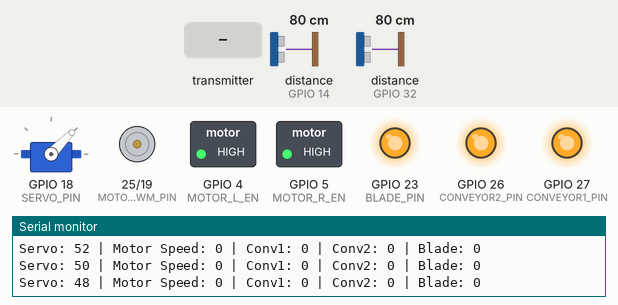
Bench run of a sketch on a simulated ESP32. On the bench: servo, motor-driver pin pairs drawn as motors (green arrow = first pin HIGH = forward, orange = second pin HIGH = backward, longer = more drive), switched loads named in the sketch (green lamp = pin HIGH), output pins drawn as LEDs (lit = HIGH), the last lines printed to the serial monitor. Wiring (inferred from the names in the program): 2 × ultrasonic range finder: trigger GPIO 12, echo GPIO 14 / trigger GPIO 33, echo GPIO 32. The inputs (shaded band) are chosen by the test bench; at power-on: distance to the obstacle (sensors on GPIO 14, GPIO 32) 80 cm. The echo pulse lasts 58.3 µs per cm; pins used as bus, display or sensor lines are not drawn.

Above: at 1.29 s.
1.3 s: the transmitter starts sending joyX = 4095
4.3 s: the transmitter starts sending conv1 = 1
At 5.2 s:
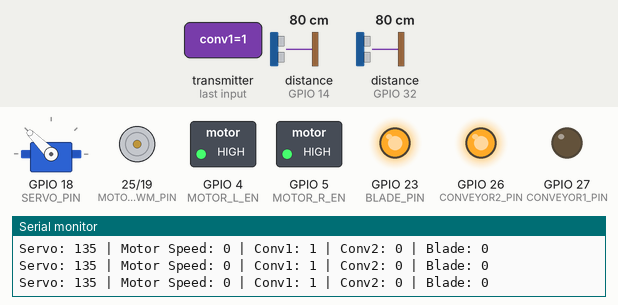
5.8 s: the transmitter starts sending conv2 = 1
At 6.3 s:
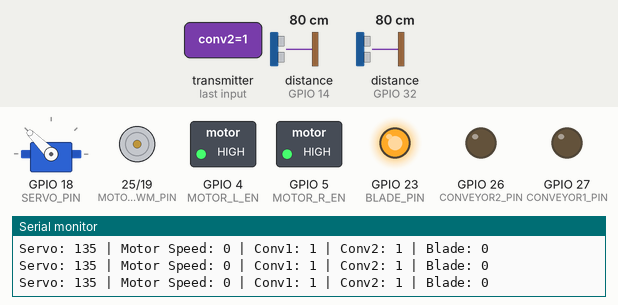
7.3 s: the transmitter starts sending blade = 1
At 8.5 s:
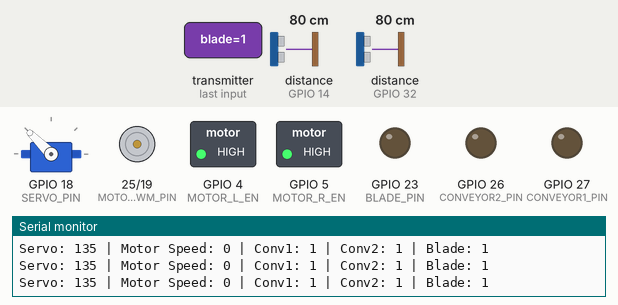
8.8 s: the transmitter starts sending wheelSpeed = 1024
At 9.8 s:
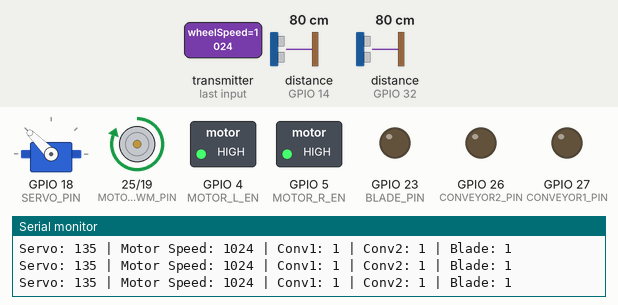
10.3 s: the transmitter starts sending joyY = 4095
At 10.9 s:
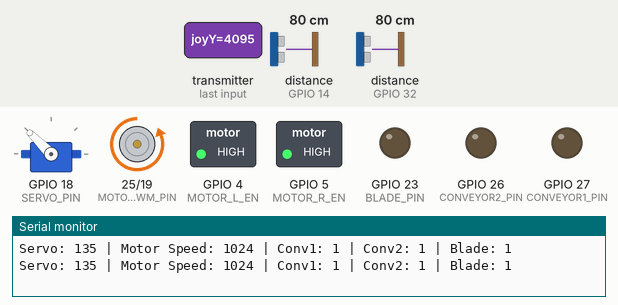
Timing chart, 0 to 12.8 s (numbered marks = the images above; inputs shaded):
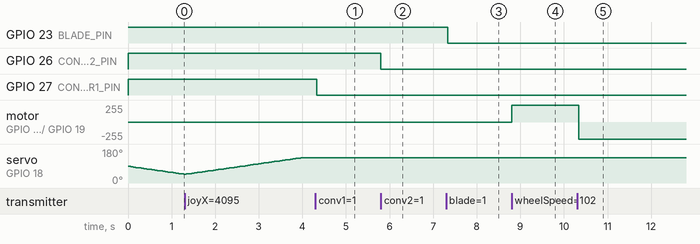

Measured:
- after the input at 4.3 s, GPIO 27 (CONVEYOR1_PIN): HIGH → LOW at once
- after the input at 5.8 s, GPIO 26 (CONVEYOR2_PIN): HIGH → LOW at once
- after the input at 7.3 s, GPIO 23 (BLADE_PIN): HIGH → LOW at once
- after the input at 8.8 s, motor on GPIO 25 (MOTOR_LPWM_PIN) / GPIO 19 (MOTOR_RPWM_PIN): stopped → forward 255/255 at once
- after the input at 10.3 s, motor on GPIO 25 (MOTOR_LPWM_PIN) / GPIO 19 (MOTOR_RPWM_PIN): forward 255/255 → backward 255/255 at once

The sketch:

Apparatus.ino
```cpp
#include <Arduino.h>
#include <WiFi.h>
#include <esp_now.h>
#include <ESP32Servo.h>

// ----- Pin Assignments -----
#define SENSOR1_TRIG 12
#define SENSOR1_ECHO 14
#define SENSOR2_TRIG 33
#define SENSOR2_ECHO 32

#define BLADE_PIN     23   // Blade relay
#define CONVEYOR1_PIN 27   // Conveyor 1 relay
#define CONVEYOR2_PIN 26   // Conveyor 2 relay

#define MOTOR_LPWM_PIN 25  // Forward
#define MOTOR_RPWM_PIN 19  // Backward
#define MOTOR_L_EN     4   // Left Enable
#define MOTOR_R_EN     5   // Right Enable

#define SERVO_PIN      18  // Steering

// ----- Controller MAC -----
uint8_t controllerMAC[] = {0x6C, 0xC8, 0x40, 0x45, 0x00, 0xB8};

// ----- Servo Object -----
Servo steeringServo;

// ----- Data Structures -----
typedef struct {
  int joyX;
  int joyY;
  bool joyPressed;
  bool conv1;
  bool conv2;
  bool blade;
  int wheelSpeed; // 0-100
  float battery;
} ControllerData;

typedef struct {
  int palayCount;
  bool sackFull;
  bool sackEmpty;
} DeviceData;

ControllerData receivedData;
DeviceData dataToSend;

// ----- Variables -----
int servoAngle = 90; // current servo angle
const int servoMin = 45;
const int servoMax = 135;

// States received from controller (no need to toggle here!)
bool bladeState = false;
bool conv1State = false;
bool conv2State = false;
int wheelSpeedState = 0;

// ----- Motor Control -----
void setMotorSpeed(int speedPercent, int joyY) {
  int pwmVal = map(speedPercent, 0, 100, 0, 255);

  if (joyY < 1800) {          // Forward
    analogWrite(MOTOR_LPWM_PIN, pwmVal);
    analogWrite(MOTOR_RPWM_PIN, 0);
  } else if (joyY > 3000) {   // Backward
    analogWrite(MOTOR_LPWM_PIN, 0);
    analogWrite(MOTOR_RPWM_PIN, pwmVal);
  } else {                    // Stop
    analogWrite(MOTOR_LPWM_PIN, 0);
    analogWrite(MOTOR_RPWM_PIN, 0);
  }
}

// ----- Ultrasonic -----
long readUltrasonicCM(int trigPin, int echoPin) {
  digitalWrite(trigPin, LOW);
  delayMicroseconds(2);
  digitalWrite(trigPin, HIGH);
  delayMicroseconds(10);
  digitalWrite(trigPin, LOW);
  long duration = pulseIn(echoPin, HIGH, 20000);
  long distance = duration * 0.034 / 2;
  return distance;
}

// ----- ESP-NOW Receive Callback -----
void OnDataRecv(const esp_now_recv_info_t *recv_info, const uint8_t *incomingData, int len) {
  memcpy(&receivedData, incomingData, sizeof(receivedData));

  // IMPORTANT: Controller already toggles the states!
  // Just copy the states directly - NO TOGGLE HERE!
  bladeState = receivedData.blade;
  conv1State = receivedData.conv1;
  conv2State = receivedData.conv2;
  wheelSpeedState = receivedData.wheelSpeed;

  Serial.print("Received -> Blade: "); Serial.print(bladeState);
  Serial.print(" | Conv1: "); Serial.print(conv1State);
  Serial.print(" | Conv2: "); Serial.print(conv2State);
  Serial.print(" | Speed: "); Serial.print(wheelSpeedState);
  Serial.print(" | JoyX: "); Serial.print(receivedData.joyX);
  Serial.print(" | JoyY: "); Serial.println(receivedData.joyY);
}

// ----- Send Data to Controller -----
void sendDeviceData() {
  long dist1 = readUltrasonicCM(SENSOR1_TRIG, SENSOR1_ECHO);
  long dist2 = readUltrasonicCM(SENSOR2_TRIG, SENSOR2_ECHO);

  dataToSend.palayCount = dist1 < 20 ? 1 : 0;
  dataToSend.sackFull = dist1 < 20 && dist2 < 20;
  dataToSend.sackEmpty = dist2 > 50;

  esp_now_send(controllerMAC, (uint8_t *)&dataToSend, sizeof(dataToSend));
}

// ----- Setup -----
void setup() {
  Serial.begin(115200);

  // Relay Pins (set HIGH first to keep relays OFF during init)
  pinMode(BLADE_PIN, OUTPUT);
  pinMode(CONVEYOR1_PIN, OUTPUT);
  pinMode(CONVEYOR2_PIN, OUTPUT);
  digitalWrite(BLADE_PIN, HIGH);      // Relay OFF
  digitalWrite(CONVEYOR1_PIN, HIGH);  // Relay OFF
  digitalWrite(CONVEYOR2_PIN, HIGH);  // Relay OFF

  pinMode(SENSOR1_TRIG, OUTPUT);
  pinMode(SENSOR1_ECHO, INPUT);
  pinMode(SENSOR2_TRIG, OUTPUT);
  pinMode(SENSOR2_ECHO, INPUT);

  // Motor pins
  pinMode(MOTOR_LPWM_PIN, OUTPUT);
  pinMode(MOTOR_RPWM_PIN, OUTPUT);
  pinMode(MOTOR_L_EN, OUTPUT);
  pinMode(MOTOR_R_EN, OUTPUT);
  digitalWrite(MOTOR_L_EN, HIGH);
  digitalWrite(MOTOR_R_EN, HIGH);

  // Servo
  steeringServo.attach(SERVO_PIN);
  steeringServo.write(servoAngle);

  // Wi-Fi and ESP-NOW
  WiFi.mode(WIFI_STA);
  if (esp_now_init() != ESP_OK) {
    Serial.println("❌ ESP-NOW Init Failed!");
    while (true) delay(1000);
  }

  esp_now_register_recv_cb(OnDataRecv);

  esp_now_peer_info_t peerInfo = {};
  memcpy(peerInfo.peer_addr, controllerMAC, 6);
  peerInfo.channel = 0;
  peerInfo.encrypt = false;
  if (esp_now_add_peer(&peerInfo) != ESP_OK) {
    Serial.println("❌ Failed to add peer");
    while (true) delay(1000);
  }

  Serial.println("✅ Device Ready and Connected");
}

// ----- Loop -----
void loop() {
  // ---- Servo Control (Joystick X for steering) ----
  if (receivedData.joyX < 1500) {
    servoAngle -= 2; // turn left
  } else if (receivedData.joyX > 2500) {
    servoAngle += 2; // turn right
  }
  // Constrain servo angle
  servoAngle = constrain(servoAngle, servoMin, servoMax);
  steeringServo.write(servoAngle);

  // ---- Motor Control (Joystick Y + Speed) ----
  setMotorSpeed(wheelSpeedState, receivedData.joyY);

  // ---- Conveyor & Blade Control (ACTIVE LOW relays) ----
  // Most relay modules: LOW = relay ON, HIGH = relay OFF
  digitalWrite(BLADE_PIN, bladeState ? LOW : HIGH);
  digitalWrite(CONVEYOR1_PIN, conv1State ? LOW : HIGH);
  digitalWrite(CONVEYOR2_PIN, conv2State ? LOW : HIGH);

  // ---- Send sensor data back to controller ----
  sendDeviceData();

  // Debug output
  Serial.print("Servo: "); Serial.print(servoAngle);
  Serial.print(" | Motor Speed: "); Serial.print(wheelSpeedState);
  Serial.print(" | Conv1: "); Serial.print(conv1State);
  Serial.print(" | Conv2: "); Serial.print(conv2State);
  Serial.print(" | Blade: "); Serial.println(bladeState);

  delay(50);
}
```
